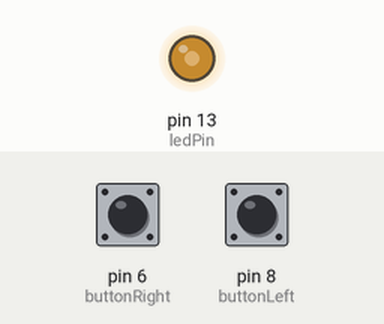
Recording of a sketch running on a simulated Arduino Pro Mini, built with avr-gcc and run on an emulated ATmega328P. On the bench: output pins drawn as LEDs (lit = HIGH). Inputs (shaded band) come from the test bench; at power-on: pin 6 (buttonRight) HIGH, pin 8 (buttonLeft) HIGH. What the sketch prints to the serial monitor is not drawn.

Above: at 0.2 s.
Timing chart, 0 to 1.7 s (numbered marks = the images above):
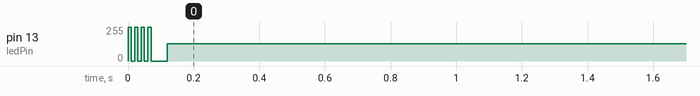

Measured:
- by itself, pin 13 (ledPin): 255/255 → 128/255 at 0.01 s

The sketch:

timer1_2buttons_faster.ino
```cpp
// (licence header left out)
#define ledPin 13
#define buttonLeft 8
#define buttonRight 6

volatile int value = 0;
int oldvalue = -999;
int int_counter_left = 0;
int int_counter_right = 0;

void setupTimer1() {
  noInterrupts();
  // Clear registers
  TCCR1A = 0;
  TCCR1B = 0;
  TCNT1 = 0;

  // 100 Hz (16000000/((624+1)*256))
  OCR1A = 624;
  // CTC
  TCCR1B |= (1 << WGM12);
  // Prescaler 256
  TCCR1B |= (1 << CS12);
  // Output Compare Match A Interrupt Enable
  TIMSK1 |= (1 << OCIE1A);
  interrupts();
}

void setup() {
  Serial.begin(9600);
  pinMode(ledPin, OUTPUT);
  pinMode(buttonLeft,INPUT_PULLUP); // left button
  pinMode(buttonRight,INPUT_PULLUP); // right button
  setupTimer1();
}

void loop() {
  int v;
  noInterrupts();
  v = value;
  interrupts();
  if(v!=oldvalue) {
    Serial.println(v);
    oldvalue = v;
  }
}

ISR(TIMER1_COMPA_vect) {
  digitalWrite(ledPin, digitalRead(ledPin) ^ 1);

  // left button
  if(digitalRead(buttonLeft)==false) {
    if(int_counter_left<100)
      value-=(int_counter_left%50) ? 0 : 1;
    else if(int_counter_left<200)
      value-=(int_counter_left%10) ? 0 : 1;
    else
      value-=(int_counter_left%2) ? 0 : 1;
    int_counter_left++;
  }
  else
    int_counter_left = 0;

  // right button
  if(digitalRead(buttonRight)==false) {
    if(int_counter_right<100)
      value+=(int_counter_right%50) ? 0 : 1;
    else if(int_counter_right<200)
      value+=(int_counter_right%10) ? 0 : 1;
    else
      value+=(int_counter_right%2) ? 0 : 1;
    int_counter_right++;
  }
  else
    int_counter_right = 0;
}
```
